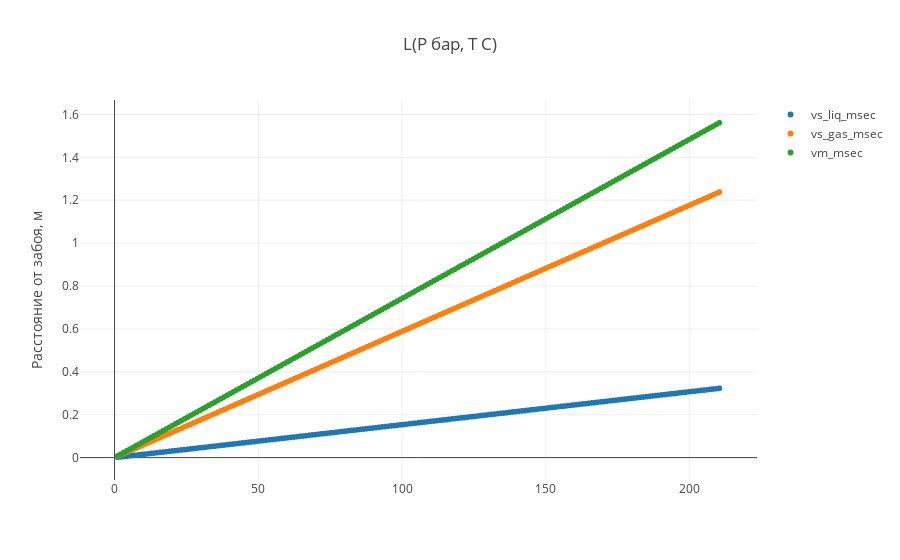

The code cell stored with this chart in its notebook:
### Code cell
trace1 = trace(pattern_data, 7)
trace2 = trace(pattern_data, 8)

trace3 = trace(pattern_data, 9)


data = [ trace1, trace2, trace3]

plot()

### Figure 1 — Plotly figure (JSON) as saved in the notebook; plotly's stock layout.template omitted (floating-point values rounded to 4 significant figures; data arrays with more than 128 entries replaced by an {"elided": "..."} marker saying what was removed)
{"data": [{"mode": "markers", "name": "vs_liq_msec", "type": "scattergl", "uid": "0d849ac7-1888-481c-9f4c-ccc38ecaf19a", "x": {"elided": "199 float values"}, "y": {"elided": "199 float values"}}, {"mode": "markers", "name": "vs_gas_msec", "type": "scattergl", "uid": "c90a2b68-9c01-4596-bcbe-2e3e998cb269", "x": {"elided": "199 float values"}, "y": {"elided": "199 float values"}}, {"mode": "markers", "name": "vm_msec", "type": "scattergl", "uid": "98d2f62c-dc04-46a4-9d2a-a4614cf2d5b0", "x": {"elided": "199 float values"}, "y": {"elided": "199 float values"}}], "layout": {"title": {"text": "L(P бар, T C)"}, "yaxis": {"title": {"text": "Расстояние от забоя, м"}}}}
